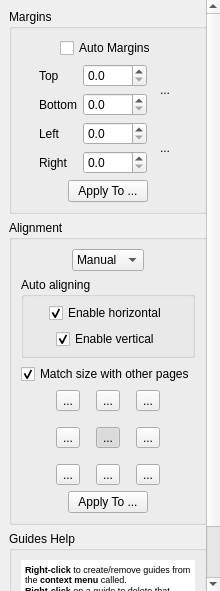
<?xml version="1.0" encoding="UTF-8"?>
<ui version="4.0">
 <class>PageLayoutOptionsWidget</class>
 <widget class="QWidget" name="PageLayoutOptionsWidget">
  <property name="geometry">
   <rect>
    <x>0</x>
    <y>0</y>
    <width>220</width>
    <height>591</height>
   </rect>
  </property>
  <property name="windowTitle">
   <string>Form</string>
  </property>
  <layout class="QVBoxLayout" name="verticalLayout_4">
   <property name="spacing">
    <number>6</number>
   </property>
   <property name="leftMargin">
    <number>0</number>
   </property>
   <property name="topMargin">
    <number>0</number>
   </property>
   <property name="rightMargin">
    <number>0</number>
   </property>
   <property name="bottomMargin">
    <number>0</number>
   </property>
   <item>
    <widget class="QScrollArea" name="scrollArea">
     <property name="frameShape">
      <enum>QFrame::NoFrame</enum>
     </property>
     <property name="horizontalScrollBarPolicy">
      <enum>Qt::ScrollBarAlwaysOff</enum>
     </property>
     <property name="widgetResizable">
      <bool>true</bool>
     </property>
     <widget class="QWidget" name="scrollAreaWidgetContents">
      <property name="geometry">
       <rect>
        <x>0</x>
        <y>0</y>
        <width>209</width>
        <height>653</height>
       </rect>
      </property>
      <layout class="QVBoxLayout" name="verticalLayout_5">
       <item>
        <widget class="CollapsibleGroupBox" name="marginsGroup">
         <property name="title">
          <string>Margins</string>
         </property>
         <layout class="QVBoxLayout" name="verticalLayout">
          <item>
           <layout class="QHBoxLayout" name="horizontalLayout">
            <item>
             <spacer name="horizontalSpacer_4">
              <property name="orientation">
               <enum>Qt::Horizontal</enum>
              </property>
              <property name="sizeHint" stdset="0">
               <size>
                <width>1</width>
                <height>1</height>
               </size>
              </property>
             </spacer>
            </item>
            <item>
             <widget class="QCheckBox" name="autoMargins">
              <property name="text">
               <string>Auto Margins</string>
              </property>
              <property name="checked">
               <bool>false</bool>
              </property>
             </widget>
            </item>
            <item>
             <spacer name="horizontalSpacer_2">
              <property name="orientation">
               <enum>Qt::Horizontal</enum>
              </property>
              <property name="sizeHint" stdset="0">
               <size>
                <width>1</width>
                <height>1</height>
               </size>
              </property>
             </spacer>
            </item>
           </layout>
          </item>
          <item>
           <layout class="QHBoxLayout" name="horizontalLayout_2">
            <item>
             <spacer name="horizontalSpacer_3">
              <property name="orientation">
               <enum>Qt::Horizontal</enum>
              </property>
              <property name="sizeHint" stdset="0">
               <size>
                <width>1</width>
                <height>1</height>
               </size>
              </property>
             </spacer>
            </item>
            <item>
             <layout class="QGridLayout" name="gridLayout">
              <item row="0" column="2" rowspan="2">
               <widget class="QToolButton" name="topBottomLink">
                <property name="minimumSize">
                 <size>
                  <width>24</width>
                  <height>48</height>
                 </size>
                </property>
                <property name="text">
                 <string>...</string>
                </property>
                <property name="icon">
                 <iconset resource="../../../resources/resources.qrc">
                  <normaloff>:/icons/stock-vchain-broken-24.png</normaloff>
                  <normalon>:/icons/stock-vchain-24.png</normalon>:/icons/stock-vchain-broken-24.png</iconset>
                </property>
                <property name="iconSize">
                 <size>
                  <width>9</width>
                  <height>24</height>
                 </size>
                </property>
                <property name="autoRaise">
                 <bool>true</bool>
                </property>
               </widget>
              </item>
              <item row="0" column="0">
               <widget class="QLabel" name="label">
                <property name="text">
                 <string>Top</string>
                </property>
               </widget>
              </item>
              <item row="3" column="0">
               <widget class="QLabel" name="label_4">
                <property name="text">
                 <string>Right</string>
                </property>
               </widget>
              </item>
              <item row="2" column="0">
               <widget class="QLabel" name="label_3">
                <property name="text">
                 <string>Left</string>
                </property>
               </widget>
              </item>
              <item row="2" column="2" rowspan="2">
               <widget class="QToolButton" name="leftRightLink">
                <property name="minimumSize">
                 <size>
                  <width>24</width>
                  <height>48</height>
                 </size>
                </property>
                <property name="text">
                 <string>...</string>
                </property>
                <property name="icon">
                 <iconset resource="../../../resources/resources.qrc">
                  <normaloff>:/icons/stock-vchain-broken-24.png</normaloff>
                  <normalon>:/icons/stock-vchain-24.png</normalon>:/icons/stock-vchain-broken-24.png</iconset>
                </property>
                <property name="iconSize">
                 <size>
                  <width>9</width>
                  <height>24</height>
                 </size>
                </property>
                <property name="checked">
                 <bool>false</bool>
                </property>
                <property name="autoRaise">
                 <bool>true</bool>
                </property>
               </widget>
              </item>
              <item row="3" column="1">
               <widget class="QDoubleSpinBox" name="rightMarginSpinBox">
                <property name="decimals">
                 <number>1</number>
                </property>
                <property name="maximum">
                 <double>9999.000000000000000</double>
                </property>
               </widget>
              </item>
              <item row="1" column="1">
               <widget class="QDoubleSpinBox" name="bottomMarginSpinBox">
                <property name="decimals">
                 <number>1</number>
                </property>
                <property name="maximum">
                 <double>9999.000000000000000</double>
                </property>
               </widget>
              </item>
              <item row="0" column="1">
               <widget class="QDoubleSpinBox" name="topMarginSpinBox">
                <property name="decimals">
                 <number>1</number>
                </property>
                <property name="maximum">
                 <double>9999.000000000000000</double>
                </property>
               </widget>
              </item>
              <item row="1" column="0">
               <widget class="QLabel" name="label_2">
                <property name="text">
                 <string>Bottom</string>
                </property>
               </widget>
              </item>
              <item row="2" column="1">
               <widget class="QDoubleSpinBox" name="leftMarginSpinBox">
                <property name="decimals">
                 <number>1</number>
                </property>
                <property name="maximum">
                 <double>9999.000000000000000</double>
                </property>
               </widget>
              </item>
             </layout>
            </item>
            <item>
             <spacer name="horizontalSpacer">
              <property name="orientation">
               <enum>Qt::Horizontal</enum>
              </property>
              <property name="sizeHint" stdset="0">
               <size>
                <width>1</width>
                <height>1</height>
               </size>
              </property>
             </spacer>
            </item>
           </layout>
          </item>
          <item>
           <layout class="QHBoxLayout" name="horizontalLayout_5">
            <item>
             <spacer name="horizontalSpacer_9">
              <property name="orientation">
               <enum>Qt::Horizontal</enum>
              </property>
              <property name="sizeHint" stdset="0">
               <size>
                <width>1</width>
                <height>1</height>
               </size>
              </property>
             </spacer>
            </item>
            <item>
             <widget class="QPushButton" name="applyMarginsBtn">
              <property name="text">
               <string>Apply To ...</string>
              </property>
             </widget>
            </item>
            <item>
             <spacer name="horizontalSpacer_10">
              <property name="orientation">
               <enum>Qt::Horizontal</enum>
              </property>
              <property name="sizeHint" stdset="0">
               <size>
                <width>1</width>
                <height>1</height>
               </size>
              </property>
             </spacer>
            </item>
           </layout>
          </item>
         </layout>
        </widget>
       </item>
       <item>
        <widget class="CollapsibleGroupBox" name="alignmentGroup">
         <property name="title">
          <string>Alignment</string>
         </property>
         <layout class="QVBoxLayout" name="verticalLayout_2">
          <property name="topMargin">
           <number>9</number>
          </property>
          <property name="rightMargin">
           <number>9</number>
          </property>
          <item>
           <layout class="QHBoxLayout" name="horizontalLayout_3">
            <item>
             <spacer name="horizontalSpacer_14">
              <property name="orientation">
               <enum>Qt::Horizontal</enum>
              </property>
              <property name="sizeHint" stdset="0">
               <size>
                <width>1</width>
                <height>1</height>
               </size>
              </property>
             </spacer>
            </item>
            <item>
             <widget class="QComboBox" name="alignmentMode">
              <property name="currentIndex">
               <number>1</number>
              </property>
              <item>
               <property name="text">
                <string comment="auto">Auto</string>
               </property>
              </item>
              <item>
               <property name="text">
                <string comment="manual">Manual</string>
               </property>
              </item>
              <item>
               <property name="text">
                <string comment="original">Original</string>
               </property>
              </item>
             </widget>
            </item>
            <item>
             <spacer name="horizontalSpacer_13">
              <property name="orientation">
               <enum>Qt::Horizontal</enum>
              </property>
              <property name="sizeHint" stdset="0">
               <size>
                <width>1</width>
                <height>1</height>
               </size>
              </property>
             </spacer>
            </item>
           </layout>
          </item>
          <item>
           <widget class="QGroupBox" name="autoAlignSettingsGroup">
            <property name="title">
             <string>Auto aligning</string>
            </property>
            <layout class="QVBoxLayout" name="verticalLayout_3">
             <property name="leftMargin">
              <number>6</number>
             </property>
             <property name="topMargin">
              <number>6</number>
             </property>
             <property name="rightMargin">
              <number>6</number>
             </property>
             <property name="bottomMargin">
              <number>6</number>
             </property>
             <item>
              <layout class="QHBoxLayout" name="horizontalLayout_9">
               <item>
                <spacer name="horizontalSpacer_17">
                 <property name="orientation">
                  <enum>Qt::Horizontal</enum>
                 </property>
                 <property name="sizeHint" stdset="0">
                  <size>
                   <width>1</width>
                   <height>1</height>
                  </size>
                 </property>
                </spacer>
               </item>
               <item>
                <widget class="QCheckBox" name="autoHorizontalAligningCB">
                 <property name="text">
                  <string>Enable horizontal</string>
                 </property>
                 <property name="checked">
                  <bool>true</bool>
                 </property>
                </widget>
               </item>
               <item>
                <spacer name="horizontalSpacer_18">
                 <property name="orientation">
                  <enum>Qt::Horizontal</enum>
                 </property>
                 <property name="sizeHint" stdset="0">
                  <size>
                   <width>1</width>
                   <height>1</height>
                  </size>
                 </property>
                </spacer>
               </item>
              </layout>
             </item>
             <item>
              <layout class="QHBoxLayout" name="horizontalLayout_8">
               <item>
                <spacer name="horizontalSpacer_15">
                 <property name="orientation">
                  <enum>Qt::Horizontal</enum>
                 </property>
                 <property name="sizeHint" stdset="0">
                  <size>
                   <width>1</width>
                   <height>1</height>
                  </size>
                 </property>
                </spacer>
               </item>
               <item>
                <widget class="QCheckBox" name="autoVerticalAligningCB">
                 <property name="text">
                  <string>Enable vertical</string>
                 </property>
                 <property name="checked">
                  <bool>true</bool>
                 </property>
                </widget>
               </item>
               <item>
                <spacer name="horizontalSpacer_16">
                 <property name="orientation">
                  <enum>Qt::Horizontal</enum>
                 </property>
                 <property name="sizeHint" stdset="0">
                  <size>
                   <width>1</width>
                   <height>1</height>
                  </size>
                 </property>
                </spacer>
               </item>
              </layout>
             </item>
            </layout>
           </widget>
          </item>
          <item>
           <layout class="QHBoxLayout" name="horizontalLayout_7">
            <item>
             <spacer name="horizontalSpacer_7">
              <property name="orientation">
               <enum>Qt::Horizontal</enum>
              </property>
              <property name="sizeHint" stdset="0">
               <size>
                <width>1</width>
                <height>1</height>
               </size>
              </property>
             </spacer>
            </item>
            <item>
             <widget class="QCheckBox" name="alignWithOthersCB">
              <property name="text">
               <string>Match size with other pages</string>
              </property>
              <property name="checked">
               <bool>true</bool>
              </property>
             </widget>
            </item>
            <item>
             <spacer name="horizontalSpacer_8">
              <property name="orientation">
               <enum>Qt::Horizontal</enum>
              </property>
              <property name="sizeHint" stdset="0">
               <size>
                <width>1</width>
                <height>1</height>
               </size>
              </property>
             </spacer>
            </item>
           </layout>
          </item>
          <item>
           <layout class="QHBoxLayout" name="horizontalLayout_4">
            <item>
             <spacer name="horizontalSpacer_6">
              <property name="orientation">
               <enum>Qt::Horizontal</enum>
              </property>
              <property name="sizeHint" stdset="0">
               <size>
                <width>1</width>
                <height>1</height>
               </size>
              </property>
             </spacer>
            </item>
            <item>
             <layout class="QGridLayout" name="gridLayout_2">
              <property name="spacing">
               <number>16</number>
              </property>
              <item row="0" column="0">
               <widget class="QToolButton" name="alignTopLeftBtn">
                <property name="text">
                 <string>...</string>
                </property>
                <property name="icon">
                 <iconset resource="../../../resources/resources.qrc">
                  <normaloff>:/icons/stock-gravity-north-west-24.png</normaloff>:/icons/stock-gravity-north-west-24.png</iconset>
                </property>
                <property name="iconSize">
                 <size>
                  <width>24</width>
                  <height>24</height>
                 </size>
                </property>
                <property name="checkable">
                 <bool>true</bool>
                </property>
                <property name="autoExclusive">
                 <bool>true</bool>
                </property>
               </widget>
              </item>
              <item row="0" column="1">
               <widget class="QToolButton" name="alignTopBtn">
                <property name="text">
                 <string>...</string>
                </property>
                <property name="icon">
                 <iconset resource="../../../resources/resources.qrc">
                  <normaloff>:/icons/stock-gravity-north-24.png</normaloff>:/icons/stock-gravity-north-24.png</iconset>
                </property>
                <property name="iconSize">
                 <size>
                  <width>24</width>
                  <height>24</height>
                 </size>
                </property>
                <property name="checkable">
                 <bool>true</bool>
                </property>
                <property name="autoExclusive">
                 <bool>true</bool>
                </property>
               </widget>
              </item>
              <item row="0" column="2">
               <widget class="QToolButton" name="alignTopRightBtn">
                <property name="text">
                 <string>...</string>
                </property>
                <property name="icon">
                 <iconset resource="../../../resources/resources.qrc">
                  <normaloff>:/icons/stock-gravity-north-east-24.png</normaloff>:/icons/stock-gravity-north-east-24.png</iconset>
                </property>
                <property name="iconSize">
                 <size>
                  <width>24</width>
                  <height>24</height>
                 </size>
                </property>
                <property name="checkable">
                 <bool>true</bool>
                </property>
                <property name="autoExclusive">
                 <bool>true</bool>
                </property>
               </widget>
              </item>
              <item row="1" column="0">
               <widget class="QToolButton" name="alignLeftBtn">
                <property name="text">
                 <string>...</string>
                </property>
                <property name="icon">
                 <iconset resource="../../../resources/resources.qrc">
                  <normaloff>:/icons/stock-gravity-west-24.png</normaloff>:/icons/stock-gravity-west-24.png</iconset>
                </property>
                <property name="iconSize">
                 <size>
                  <width>24</width>
                  <height>24</height>
                 </size>
                </property>
                <property name="checkable">
                 <bool>true</bool>
                </property>
                <property name="autoExclusive">
                 <bool>true</bool>
                </property>
               </widget>
              </item>
              <item row="1" column="1">
               <widget class="QToolButton" name="alignCenterBtn">
                <property name="text">
                 <string>...</string>
                </property>
                <property name="icon">
                 <iconset resource="../../../resources/resources.qrc">
                  <normaloff>:/icons/stock-center-24.png</normaloff>:/icons/stock-center-24.png</iconset>
                </property>
                <property name="iconSize">
                 <size>
                  <width>24</width>
                  <height>24</height>
                 </size>
                </property>
                <property name="checkable">
                 <bool>true</bool>
                </property>
                <property name="checked">
                 <bool>true</bool>
                </property>
                <property name="autoExclusive">
                 <bool>true</bool>
                </property>
               </widget>
              </item>
              <item row="1" column="2">
               <widget class="QToolButton" name="alignRightBtn">
                <property name="text">
                 <string>...</string>
                </property>
                <property name="icon">
                 <iconset resource="../../../resources/resources.qrc">
                  <normaloff>:/icons/stock-gravity-east-24.png</normaloff>:/icons/stock-gravity-east-24.png</iconset>
                </property>
                <property name="iconSize">
                 <size>
                  <width>24</width>
                  <height>24</height>
                 </size>
                </property>
                <property name="checkable">
                 <bool>true</bool>
                </property>
                <property name="autoExclusive">
                 <bool>true</bool>
                </property>
               </widget>
              </item>
              <item row="2" column="0">
               <widget class="QToolButton" name="alignBottomLeftBtn">
                <property name="text">
                 <string>...</string>
                </property>
                <property name="icon">
                 <iconset resource="../../../resources/resources.qrc">
                  <normaloff>:/icons/stock-gravity-south-west-24.png</normaloff>:/icons/stock-gravity-south-west-24.png</iconset>
                </property>
                <property name="iconSize">
                 <size>
                  <width>24</width>
                  <height>24</height>
                 </size>
                </property>
                <property name="checkable">
                 <bool>true</bool>
                </property>
                <property name="autoExclusive">
                 <bool>true</bool>
                </property>
               </widget>
              </item>
              <item row="2" column="1">
               <widget class="QToolButton" name="alignBottomBtn">
                <property name="text">
                 <string>...</string>
                </property>
                <property name="icon">
                 <iconset resource="../../../resources/resources.qrc">
                  <normaloff>:/icons/stock-gravity-south-24.png</normaloff>:/icons/stock-gravity-south-24.png</iconset>
                </property>
                <property name="iconSize">
                 <size>
                  <width>24</width>
                  <height>24</height>
                 </size>
                </property>
                <property name="checkable">
                 <bool>true</bool>
                </property>
                <property name="autoExclusive">
                 <bool>true</bool>
                </property>
               </widget>
              </item>
              <item row="2" column="2">
               <widget class="QToolButton" name="alignBottomRightBtn">
                <property name="text">
                 <string>...</string>
                </property>
                <property name="icon">
                 <iconset resource="../../../resources/resources.qrc">
                  <normaloff>:/icons/stock-gravity-south-east-24.png</normaloff>:/icons/stock-gravity-south-east-24.png</iconset>
                </property>
                <property name="iconSize">
                 <size>
                  <width>24</width>
                  <height>24</height>
                 </size>
                </property>
                <property name="checkable">
                 <bool>true</bool>
                </property>
                <property name="autoExclusive">
                 <bool>true</bool>
                </property>
               </widget>
              </item>
             </layout>
            </item>
            <item>
             <spacer name="horizontalSpacer_5">
              <property name="orientation">
               <enum>Qt::Horizontal</enum>
              </property>
              <property name="sizeHint" stdset="0">
               <size>
                <width>1</width>
                <height>1</height>
               </size>
              </property>
             </spacer>
            </item>
           </layout>
          </item>
          <item>
           <layout class="QHBoxLayout" name="horizontalLayout_6">
            <item>
             <spacer name="horizontalSpacer_11">
              <property name="orientation">
               <enum>Qt::Horizontal</enum>
              </property>
              <property name="sizeHint" stdset="0">
               <size>
                <width>1</width>
                <height>1</height>
               </size>
              </property>
             </spacer>
            </item>
            <item>
             <widget class="QPushButton" name="applyAlignmentBtn">
              <property name="text">
               <string>Apply To ...</string>
              </property>
             </widget>
            </item>
            <item>
             <spacer name="horizontalSpacer_12">
              <property name="orientation">
               <enum>Qt::Horizontal</enum>
              </property>
              <property name="sizeHint" stdset="0">
               <size>
                <width>1</width>
                <height>1</height>
               </size>
              </property>
             </spacer>
            </item>
           </layout>
          </item>
         </layout>
        </widget>
       </item>
       <item>
        <widget class="CollapsibleGroupBox" name="groupBox">
         <property name="sizePolicy">
          <sizepolicy hsizetype="Preferred" vsizetype="Preferred">
           <horstretch>0</horstretch>
           <verstretch>0</verstretch>
          </sizepolicy>
         </property>
         <property name="title">
          <string>Guides Help</string>
         </property>
         <layout class="QVBoxLayout" name="verticalLayout_6">
          <property name="sizeConstraint">
           <enum>QLayout::SetDefaultConstraint</enum>
          </property>
          <item>
           <widget class="QTextEdit" name="textEdit">
            <property name="sizePolicy">
             <sizepolicy hsizetype="Expanding" vsizetype="Expanding">
              <horstretch>0</horstretch>
              <verstretch>0</verstretch>
             </sizepolicy>
            </property>
            <property name="autoFillBackground">
             <bool>false</bool>
            </property>
            <property name="frameShape">
             <enum>QFrame::NoFrame</enum>
            </property>
            <property name="frameShadow">
             <enum>QFrame::Plain</enum>
            </property>
            <property name="verticalScrollBarPolicy">
             <enum>Qt::ScrollBarAlwaysOff</enum>
            </property>
            <property name="horizontalScrollBarPolicy">
             <enum>Qt::ScrollBarAlwaysOff</enum>
            </property>
            <property name="sizeAdjustPolicy">
             <enum>QAbstractScrollArea::AdjustToContentsOnFirstShow</enum>
            </property>
            <property name="autoFormatting">
             <set>QTextEdit::AutoNone</set>
            </property>
            <property name="lineWrapMode">
             <enum>QTextEdit::WidgetWidth</enum>
            </property>
            <property name="readOnly">
             <bool>true</bool>
            </property>
            <property name="html">
             <string>&lt;!DOCTYPE HTML PUBLIC &quot;-//W3C//DTD HTML 4.0//EN&quot; &quot;http://www.w3.org/TR/REC-html40/strict.dtd&quot;&gt;
&lt;html&gt;&lt;head&gt;&lt;meta name=&quot;qrichtext&quot; content=&quot;1&quot; /&gt;&lt;style type=&quot;text/css&quot;&gt;
p, li { white-space: pre-wrap; }
&lt;/style&gt;&lt;/head&gt;&lt;body style=&quot; font-family:'MS Shell Dlg 2'; font-size:8.25pt; font-weight:400; font-style:normal;&quot;&gt;
&lt;p style=&quot; margin-top:0px; margin-bottom:0px; margin-left:0px; margin-right:0px; -qt-block-indent:0; text-indent:0px;&quot;&gt;&lt;span style=&quot; font-size:7pt; font-weight:600;&quot;&gt;Right-click&lt;/span&gt;&lt;span style=&quot; font-size:7pt;&quot;&gt; to create/remove guides from the &lt;/span&gt;&lt;span style=&quot; font-size:7pt; font-weight:600;&quot;&gt;context menu&lt;/span&gt;&lt;span style=&quot; font-size:7pt;&quot;&gt; called.&lt;/span&gt;&lt;/p&gt;
&lt;p style=&quot; margin-top:0px; margin-bottom:0px; margin-left:0px; margin-right:0px; -qt-block-indent:0; text-indent:0px;&quot;&gt;&lt;span style=&quot; font-size:7pt; font-weight:600;&quot;&gt;Right-click&lt;/span&gt;&lt;span style=&quot; font-size:7pt;&quot;&gt; on a guide to delete that guide from the &lt;/span&gt;&lt;span style=&quot; font-size:7pt; font-weight:600;&quot;&gt;context menu&lt;/span&gt;&lt;span style=&quot; font-size:7pt;&quot;&gt; called.&lt;/span&gt;&lt;/p&gt;
&lt;p style=&quot; margin-top:0px; margin-bottom:0px; margin-left:0px; margin-right:0px; -qt-block-indent:0; text-indent:0px;&quot;&gt;&lt;span style=&quot; font-size:7pt; font-weight:600;&quot;&gt;Alt+LMB&lt;/span&gt;&lt;span style=&quot; font-size:7pt;&quot;&gt; - drag the guide under the cursor.&lt;/span&gt;&lt;/p&gt;
&lt;p style=&quot; margin-top:0px; margin-bottom:0px; margin-left:0px; margin-right:0px; -qt-block-indent:0; text-indent:0px;&quot;&gt;&lt;span style=&quot; font-size:7pt; font-weight:600;&quot;&gt;Shift/Ctrl+LMB&lt;/span&gt;&lt;span style=&quot; font-size:7pt;&quot;&gt; on the content rectangle - drag the page content. Hold &lt;/span&gt;&lt;span style=&quot; font-size:7pt; font-weight:600;&quot;&gt;Shift&lt;/span&gt;&lt;span style=&quot; font-size:7pt;&quot;&gt; pressed to restrict moving along the horizontal axis only and &lt;/span&gt;&lt;span style=&quot; font-size:7pt; font-weight:600;&quot;&gt;Ctrl&lt;/span&gt;&lt;span style=&quot; font-size:7pt;&quot;&gt; for the vertical one.&lt;/span&gt;&lt;/p&gt;
&lt;p style=&quot; margin-top:0px; margin-bottom:0px; margin-left:0px; margin-right:0px; -qt-block-indent:0; text-indent:0px;&quot;&gt;&lt;span style=&quot; font-size:7pt; font-weight:600;&quot;&gt;Double click&lt;/span&gt;&lt;span style=&quot; font-size:7pt;&quot;&gt; on content - automatically attach that content to the nearest guide. Hold &lt;/span&gt;&lt;span style=&quot; font-size:7pt; font-weight:600;&quot;&gt;Shift&lt;/span&gt;&lt;span style=&quot; font-size:7pt;&quot;&gt; pressed to select vertical guides only and &lt;/span&gt;&lt;span style=&quot; font-size:7pt; font-weight:600;&quot;&gt;Ctrl&lt;/span&gt;&lt;span style=&quot; font-size:7pt;&quot;&gt; for horizontal ones.&lt;/span&gt;&lt;/p&gt;
&lt;p style=&quot; margin-top:0px; margin-bottom:0px; margin-left:0px; margin-right:0px; -qt-block-indent:0; text-indent:0px;&quot;&gt;&lt;span style=&quot; font-size:7pt;&quot;&gt;Use the &lt;/span&gt;&lt;span style=&quot; font-size:7pt; font-weight:600;&quot;&gt;context menu&lt;/span&gt;&lt;span style=&quot; font-size:7pt;&quot;&gt; to enable/disable showing the hard margins rectangle.&lt;/span&gt;&lt;/p&gt;&lt;/body&gt;&lt;/html&gt;</string>
            </property>
            <property name="textInteractionFlags">
             <set>Qt::NoTextInteraction</set>
            </property>
           </widget>
          </item>
         </layout>
        </widget>
       </item>
       <item>
        <spacer name="verticalSpacer">
         <property name="orientation">
          <enum>Qt::Vertical</enum>
         </property>
         <property name="sizeHint" stdset="0">
          <size>
           <width>188</width>
           <height>11</height>
          </size>
         </property>
        </spacer>
       </item>
      </layout>
     </widget>
    </widget>
   </item>
  </layout>
 </widget>
 <customwidgets>
  <customwidget>
   <class>CollapsibleGroupBox</class>
   <extends>QGroupBox</extends>
   <header location="global">CollapsibleGroupBox.h</header>
   <container>1</container>
  </customwidget>
 </customwidgets>
 <resources>
  <include location="../../../resources/resources.qrc"/>
 </resources>
 <connections/>
</ui>
